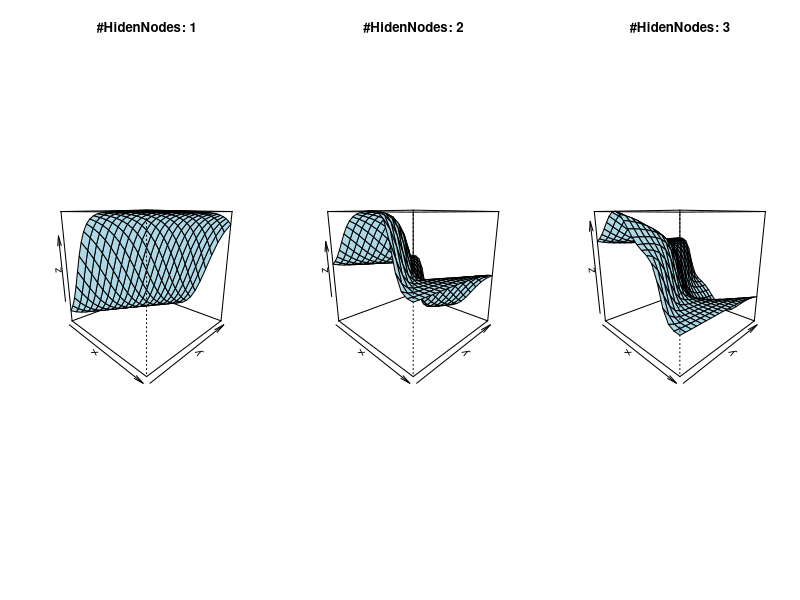
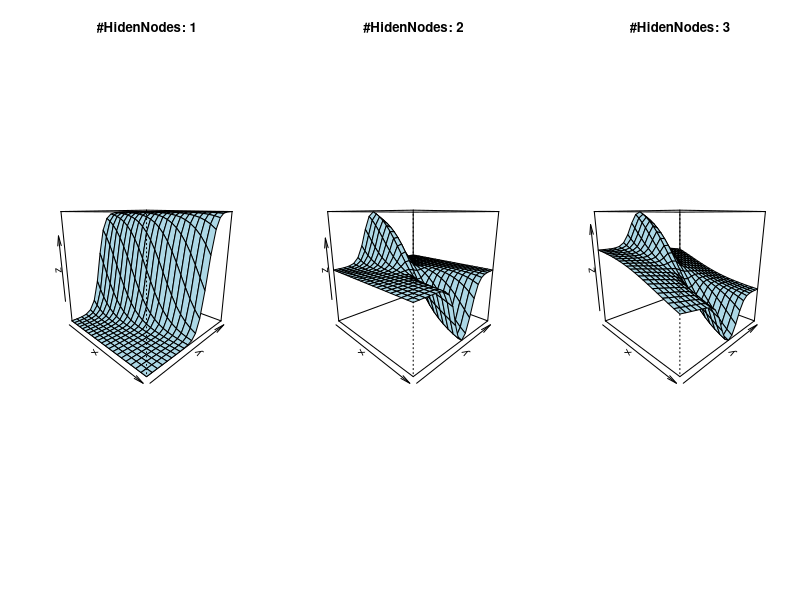
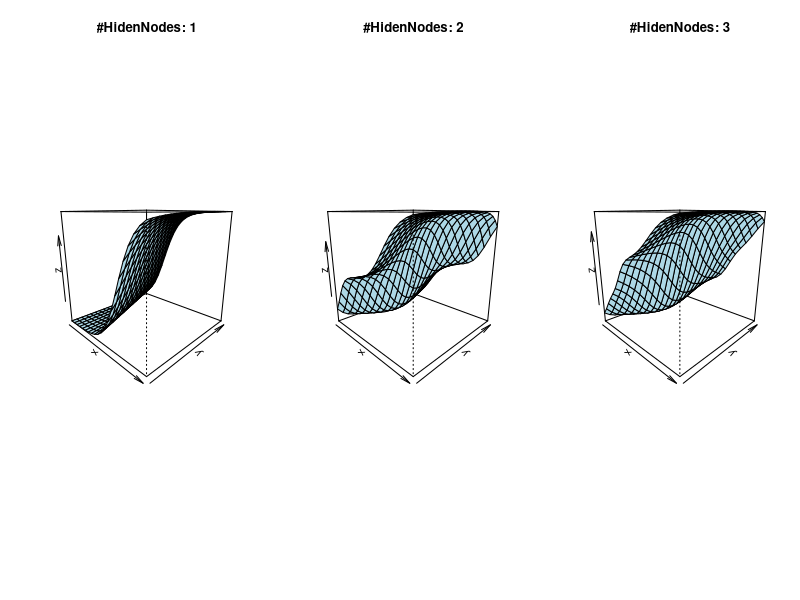
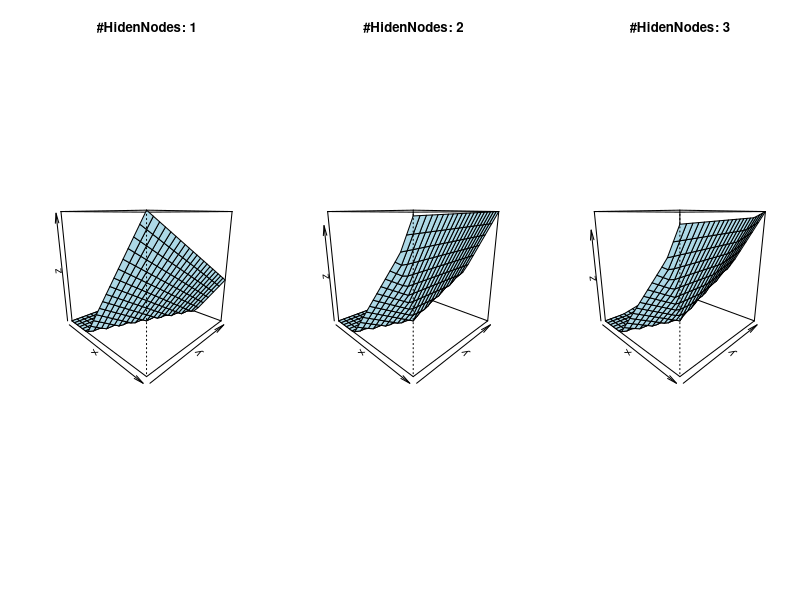
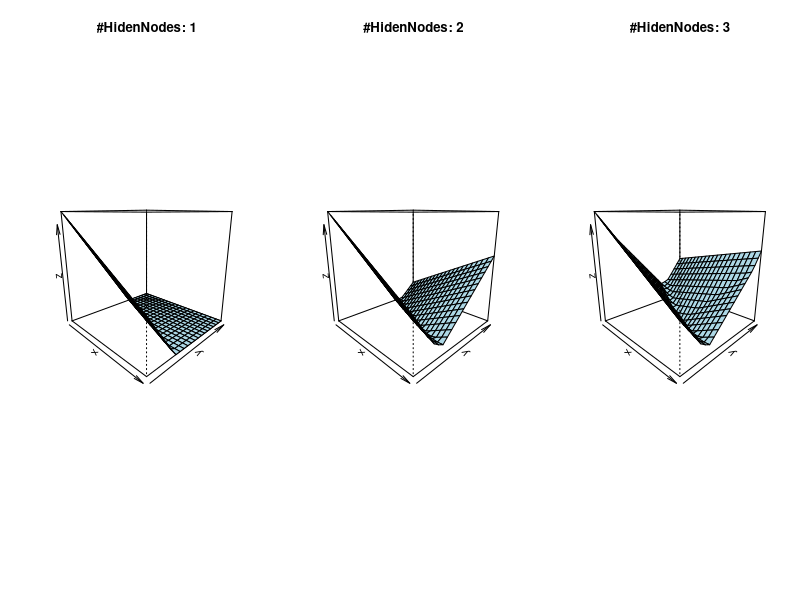
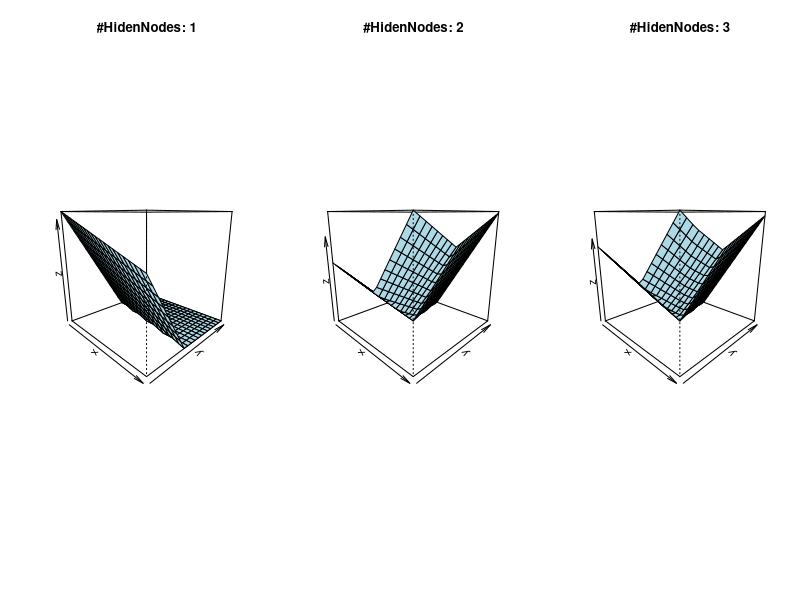
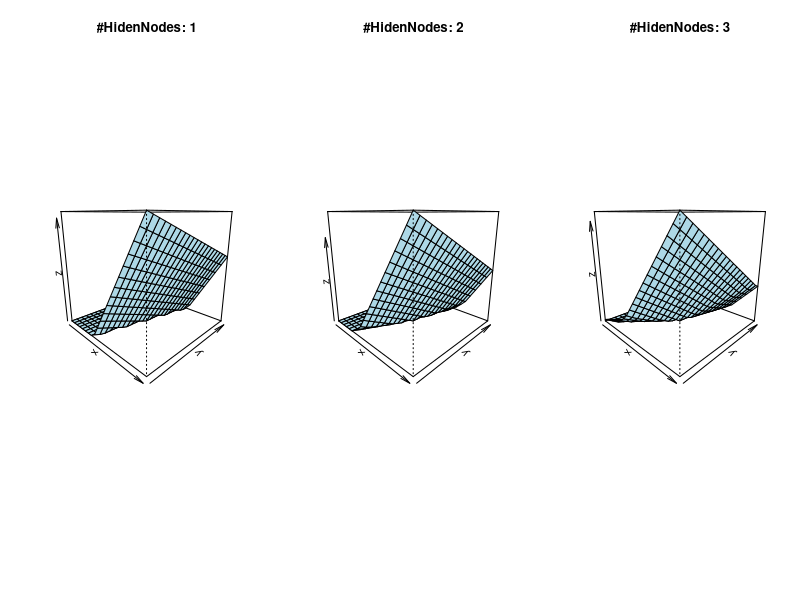
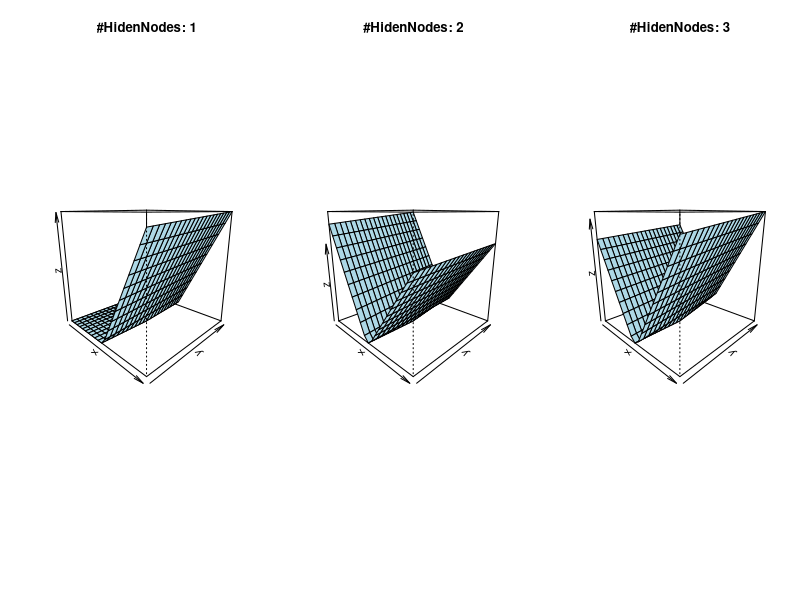

Write R code to recreate these figures, in order.
cnt = 21
seq = seq(-10, 10, length.out = cnt)
X = cbind(rep(seq, each = cnt), rep(seq, cnt))
sigmoid = function(x) 1 / (1 + exp(-x))
max0 = function(x) ifelse(x > 0, x, 0)
f = function(X, W, phi){
	Z = phi(X %*% W)
	OUT = Z %*% matrix(rep(1, dim(W)[2]), c(dim(W)[2], 1))
	matrix(OUT, c(cnt, cnt))}

sapply(1:8, function(i){
	ws = rnorm(6, 0, 1)
	par(mfrow = c(1, 3))
	sapply(1:3, function(j){
		fun = ifelse(i < 4, sigmoid, max0)
		persp(x = seq, y = seq, f(X, matrix(ws[1:(2 * j)], c(2, j)), fun),
		xlab = 'x', ylab = 'y', zlab = 'z',
		main = paste(c('#HidenNodes: ', j), collapse = ''),
		theta = 45, phi = 15, col = 'lightblue')

	})	
})
